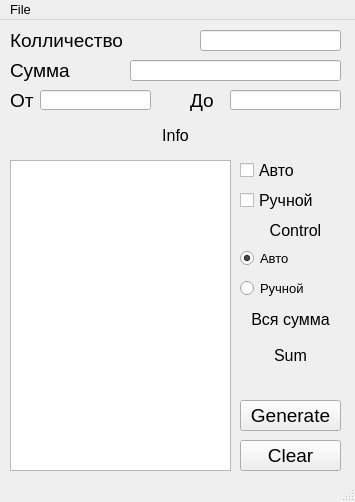
<?xml version="1.0" encoding="UTF-8"?>
<ui version="4.0">
 <class>MainWindow</class>
 <widget class="QMainWindow" name="MainWindow">
  <property name="geometry">
   <rect>
    <x>0</x>
    <y>0</y>
    <width>355</width>
    <height>502</height>
   </rect>
  </property>
  <property name="font">
   <font>
    <pointsize>10</pointsize>
   </font>
  </property>
  <property name="windowTitle">
   <string>MainWindow</string>
  </property>
  <widget class="QWidget" name="centralwidget">
   <widget class="QLineEdit" name="num">
    <property name="geometry">
     <rect>
      <x>200</x>
      <y>10</y>
      <width>141</width>
      <height>21</height>
     </rect>
    </property>
    <property name="font">
     <font>
      <pointsize>12</pointsize>
     </font>
    </property>
    <property name="text">
     <string/>
    </property>
   </widget>
   <widget class="QLabel" name="num_labe">
    <property name="geometry">
     <rect>
      <x>10</x>
      <y>10</y>
      <width>131</width>
      <height>21</height>
     </rect>
    </property>
    <property name="font">
     <font>
      <pointsize>14</pointsize>
     </font>
    </property>
    <property name="text">
     <string>Колличество</string>
    </property>
   </widget>
   <widget class="QLabel" name="sum_labe">
    <property name="geometry">
     <rect>
      <x>10</x>
      <y>40</y>
      <width>111</width>
      <height>21</height>
     </rect>
    </property>
    <property name="font">
     <font>
      <pointsize>14</pointsize>
     </font>
    </property>
    <property name="text">
     <string>Сумма</string>
    </property>
   </widget>
   <widget class="QLineEdit" name="sum">
    <property name="geometry">
     <rect>
      <x>130</x>
      <y>40</y>
      <width>211</width>
      <height>21</height>
     </rect>
    </property>
    <property name="font">
     <font>
      <pointsize>12</pointsize>
     </font>
    </property>
    <property name="text">
     <string/>
    </property>
   </widget>
   <widget class="QPushButton" name="pushButton">
    <property name="geometry">
     <rect>
      <x>240</x>
      <y>380</y>
      <width>101</width>
      <height>31</height>
     </rect>
    </property>
    <property name="font">
     <font>
      <pointsize>14</pointsize>
     </font>
    </property>
    <property name="text">
     <string>Generate</string>
    </property>
   </widget>
   <widget class="QLabel" name="before_labe">
    <property name="geometry">
     <rect>
      <x>10</x>
      <y>70</y>
      <width>47</width>
      <height>21</height>
     </rect>
    </property>
    <property name="font">
     <font>
      <pointsize>14</pointsize>
     </font>
    </property>
    <property name="text">
     <string>От</string>
    </property>
   </widget>
   <widget class="QLabel" name="after_labe">
    <property name="geometry">
     <rect>
      <x>190</x>
      <y>70</y>
      <width>31</width>
      <height>21</height>
     </rect>
    </property>
    <property name="font">
     <font>
      <pointsize>14</pointsize>
     </font>
    </property>
    <property name="text">
     <string>До</string>
    </property>
   </widget>
   <widget class="QLineEdit" name="before">
    <property name="geometry">
     <rect>
      <x>40</x>
      <y>70</y>
      <width>111</width>
      <height>20</height>
     </rect>
    </property>
    <property name="font">
     <font>
      <pointsize>12</pointsize>
     </font>
    </property>
    <property name="text">
     <string/>
    </property>
   </widget>
   <widget class="QLineEdit" name="after">
    <property name="geometry">
     <rect>
      <x>230</x>
      <y>70</y>
      <width>111</width>
      <height>20</height>
     </rect>
    </property>
    <property name="font">
     <font>
      <pointsize>12</pointsize>
     </font>
    </property>
   </widget>
   <widget class="QPushButton" name="clear">
    <property name="geometry">
     <rect>
      <x>240</x>
      <y>420</y>
      <width>101</width>
      <height>31</height>
     </rect>
    </property>
    <property name="font">
     <font>
      <pointsize>14</pointsize>
     </font>
    </property>
    <property name="text">
     <string>Clear</string>
    </property>
   </widget>
   <widget class="QLabel" name="info">
    <property name="geometry">
     <rect>
      <x>10</x>
      <y>100</y>
      <width>331</width>
      <height>31</height>
     </rect>
    </property>
    <property name="font">
     <font>
      <pointsize>12</pointsize>
     </font>
    </property>
    <property name="layoutDirection">
     <enum>Qt::LeftToRight</enum>
    </property>
    <property name="text">
     <string>Info</string>
    </property>
    <property name="alignment">
     <set>Qt::AlignCenter</set>
    </property>
   </widget>
   <widget class="QLabel" name="labe_control">
    <property name="geometry">
     <rect>
      <x>240</x>
      <y>200</y>
      <width>111</width>
      <height>21</height>
     </rect>
    </property>
    <property name="font">
     <font>
      <pointsize>12</pointsize>
     </font>
    </property>
    <property name="text">
     <string>Control</string>
    </property>
    <property name="alignment">
     <set>Qt::AlignCenter</set>
    </property>
   </widget>
   <widget class="QCheckBox" name="c_avto">
    <property name="geometry">
     <rect>
      <x>240</x>
      <y>140</y>
      <width>111</width>
      <height>21</height>
     </rect>
    </property>
    <property name="font">
     <font>
      <pointsize>12</pointsize>
     </font>
    </property>
    <property name="text">
     <string>Авто</string>
    </property>
   </widget>
   <widget class="QCheckBox" name="c_hand">
    <property name="geometry">
     <rect>
      <x>240</x>
      <y>170</y>
      <width>101</width>
      <height>21</height>
     </rect>
    </property>
    <property name="font">
     <font>
      <pointsize>12</pointsize>
     </font>
    </property>
    <property name="text">
     <string>Ручной</string>
    </property>
   </widget>
   <widget class="QTextEdit" name="textEdit">
    <property name="geometry">
     <rect>
      <x>10</x>
      <y>140</y>
      <width>221</width>
      <height>311</height>
     </rect>
    </property>
    <property name="font">
     <font>
      <pointsize>12</pointsize>
     </font>
    </property>
   </widget>
   <widget class="QRadioButton" name="rad_auto">
    <property name="geometry">
     <rect>
      <x>240</x>
      <y>230</y>
      <width>82</width>
      <height>17</height>
     </rect>
    </property>
    <property name="text">
     <string>Авто</string>
    </property>
    <property name="checked">
     <bool>true</bool>
    </property>
   </widget>
   <widget class="QRadioButton" name="rad_hend">
    <property name="geometry">
     <rect>
      <x>240</x>
      <y>260</y>
      <width>82</width>
      <height>17</height>
     </rect>
    </property>
    <property name="text">
     <string>Ручной</string>
    </property>
   </widget>
   <widget class="QLabel" name="sum_leb">
    <property name="geometry">
     <rect>
      <x>240</x>
      <y>320</y>
      <width>101</width>
      <height>31</height>
     </rect>
    </property>
    <property name="font">
     <font>
      <pointsize>12</pointsize>
     </font>
    </property>
    <property name="text">
     <string>Sum</string>
    </property>
    <property name="alignment">
     <set>Qt::AlignCenter</set>
    </property>
   </widget>
   <widget class="QLabel" name="label">
    <property name="geometry">
     <rect>
      <x>240</x>
      <y>289</y>
      <width>101</width>
      <height>21</height>
     </rect>
    </property>
    <property name="font">
     <font>
      <pointsize>12</pointsize>
     </font>
    </property>
    <property name="text">
     <string>Вся сумма</string>
    </property>
    <property name="alignment">
     <set>Qt::AlignCenter</set>
    </property>
   </widget>
  </widget>
  <widget class="QMenuBar" name="menubar">
   <property name="geometry">
    <rect>
     <x>0</x>
     <y>0</y>
     <width>355</width>
     <height>21</height>
    </rect>
   </property>
   <widget class="QMenu" name="menuFile">
    <property name="title">
     <string>File</string>
    </property>
    <addaction name="actionOpen"/>
    <addaction name="actionSave_As"/>
   </widget>
   <addaction name="menuFile"/>
  </widget>
  <widget class="QStatusBar" name="statusbar"/>
  <action name="actionOpen">
   <property name="text">
    <string>Open</string>
   </property>
  </action>
  <action name="actionSave_As">
   <property name="text">
    <string>Save As...</string>
   </property>
  </action>
 </widget>
 <resources/>
 <connections/>
</ui>
